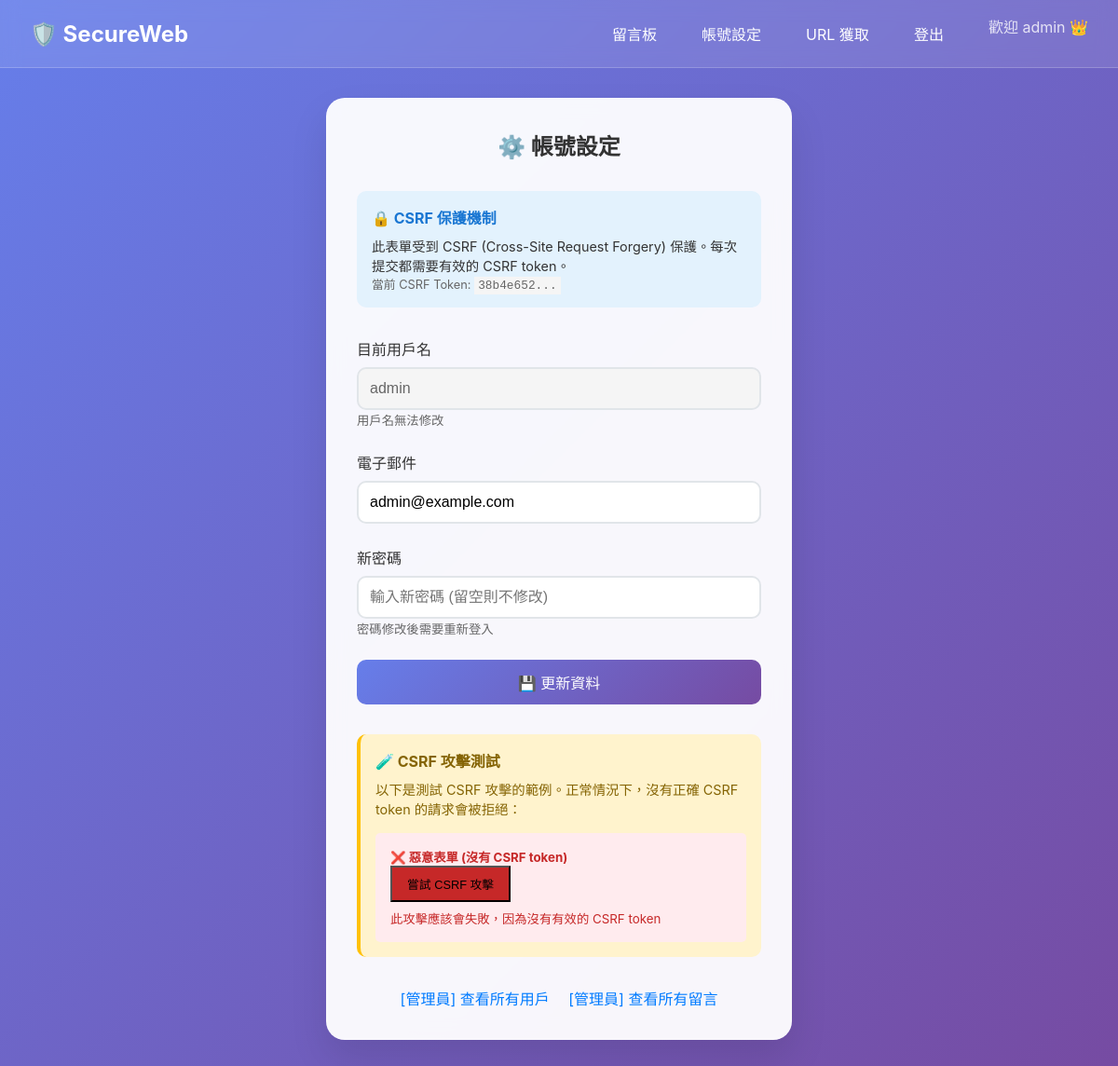
The page /account (signed in) on the database as committed earlier.
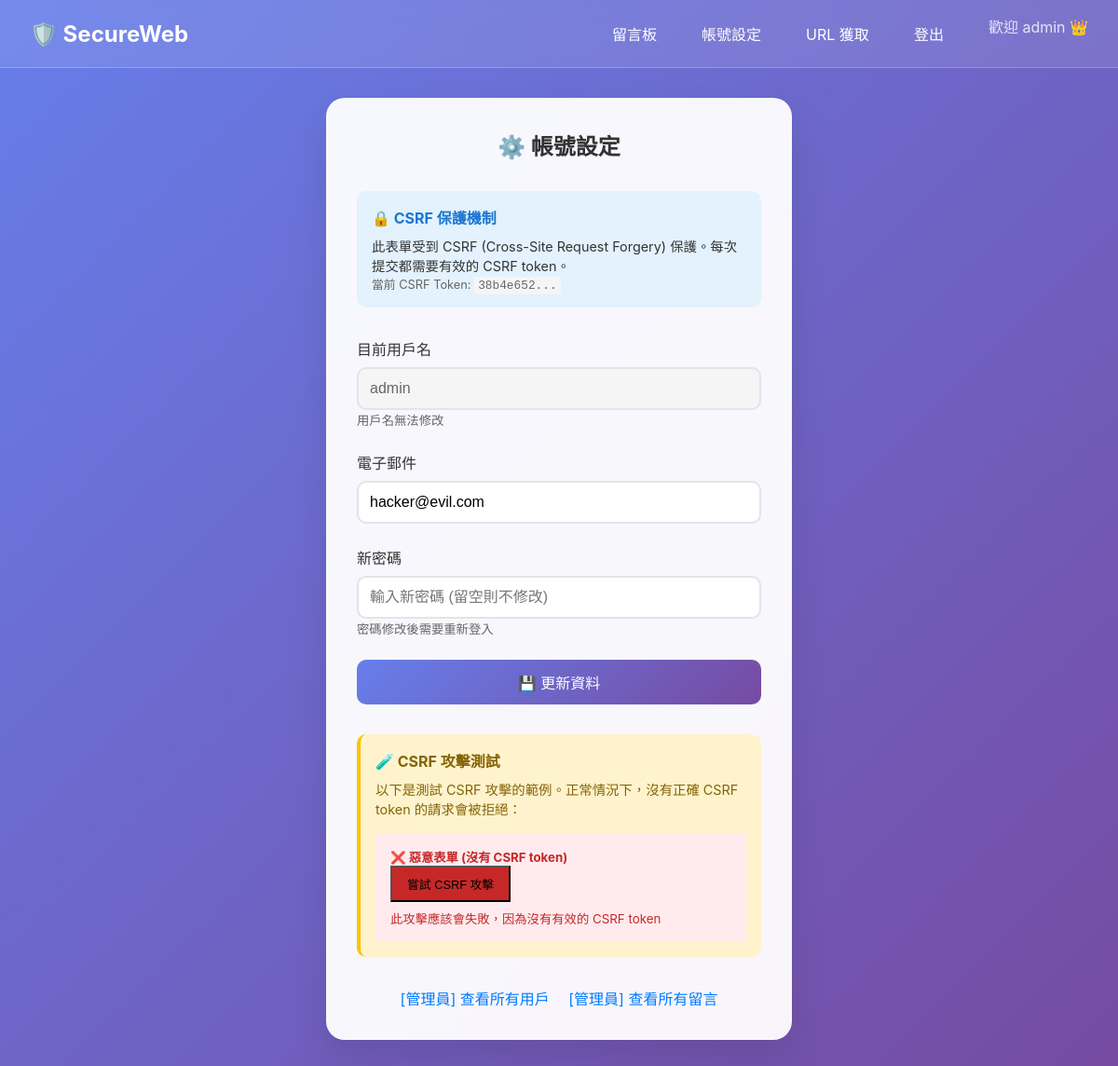
The same page on the database as committed later.
### tables this page shows
CREATE TABLE users (
        id INTEGER PRIMARY KEY AUTOINCREMENT,
        username TEXT UNIQUE NOT NULL,
        password TEXT NOT NULL,
        email TEXT,
        created_at DATETIME DEFAULT CURRENT_TIMESTAMP
    );

### app.py (the view, shortened to what this page needs)
@app.route('/account', methods=['GET', 'POST'])
def account():
    if 'username' not in session:
        return redirect(url_for('login'))
    csrf_token = generate_csrf_token()
    user = get_user(session['username'])
    return render_template('account.html',
                         csrf_token=csrf_token,
                         user=user)

### app.py (called while the page is built)
def get_db_connection():
    conn = sqlite3.connect(DB_PATH)
    conn.row_factory = sqlite3.Row
    return conn

def get_user(username):
    conn = get_db_connection()
    user = conn.execute('SELECT * FROM users WHERE username = ?', (username,)).fetchone()
    conn.close()
    return user

def generate_csrf_token():
    token = secrets.token_hex(16)
    session['csrf_token'] = token
    return token

### templates/account.html (shortened to what this page needs)
<!DOCTYPE html>
<html>
<head>
</head>
<body>
    {% extends "base.html" %}
    {% block content %}
    <div class="card">
        <h2 style="text-align: center; margin-bottom: 2rem; color: #333;">⚙️ 帳號設定</h2>
        <div style="background: #e3f2fd; padding: 1rem; border-radius: 10px; margin-bottom: 2rem;">
            <h4 style="color: #1976d2; margin-bottom: 0.5rem;">🔒 CSRF 保護機制</h4>
            <p style="color: #333; font-size: 0.9rem;">
                此表單受到 CSRF (Cross-Site Request Forgery) 保護。每次提交都需要有效的 CSRF token。
            </p>
            <p style="color: #666; font-size: 0.8rem;">
                當前 CSRF Token: <code style="background: #f5f5f5; padding: 2px 4px;">{{ csrf_token[:8] }}...</code>
            </p>
        </div>
        <form method="POST">
            <div class="form-group">
                <label for="current_username">目前用戶名</label>
                <input type="text" id="current_username" value="{{ user.username }}" disabled
                       style="background: #f5f5f5; color: #666;">
                <small style="color: #666;">用戶名無法修改</small>
            </div>
            <div class="form-group">
                <label for="email">電子郵件</label>
                <input type="email" id="email" name="email" value="{{ user.email or '' }}"
                       placeholder="輸入新的電子郵件地址">
            </div>
            <div class="form-group">
                <label for="new_password">新密碼</label>
                <input type="password" id="new_password" name="new_password"
                       placeholder="輸入新密碼 (留空則不修改)">
                <small style="color: #666;">密碼修改後需要重新登入</small>
            </div>
            <button type="submit" class="btn">💾 更新資料</button>
        </form>
        <div style="margin-top: 2rem; padding: 1rem; background: #fff3cd; border-radius: 10px; border-left: 4px solid #ffc107;">
            <h4 style="color: #856404; margin-bottom: 0.5rem;">🧪 CSRF 攻擊測試</h4>
            <p style="color: #856404; font-size: 0.9rem;">
                以下是測試 CSRF 攻擊的範例。正常情況下，沒有正確 CSRF token 的請求會被拒絕：
            </p>
            <form method="POST" style="margin-top: 1rem; padding: 1rem; background: #ffebee; border-radius: 5px;">
                <h5 style="color: #c62828;">❌ 惡意表單 (沒有 CSRF token)</h5>
                <button type="submit" style="background: #c62828; font-size: 0.8rem; padding: 0.5rem 1rem;">
                    嘗試 CSRF 攻擊
                </button>
                <small style="display: block; color: #c62828; margin-top: 0.5rem;">
                    此攻擊應該會失敗，因為沒有有效的 CSRF token
                </small>
            </form>
        </div>
        {% if user.username == 'admin' %}
        <div style="margin-top: 2rem; text-align: center;">
            <a href="/admin/users" style="color: #007bff; text-decoration: none; margin-right: 1rem;">[管理員] 查看所有用戶</a>
            <a href="/admin/comments" style="color: #007bff; text-decoration: none;">[管理員] 查看所有留言</a>
        </div>
        {% endif %}
    </div>
    {% endblock %}

### templates/base.html (shortened to what this page needs)
<!DOCTYPE html>
<html lang="zh-TW">
<head>
</head>
<body>
    <nav class="navbar">
        <div class="nav-content">
            <a href="/" class="logo">🛡️ SecureWeb</a>
            <div class="nav-links">
                {% if session.username %}
                    <a href="/comment">留言板</a>
                    <a href="/account">帳號設定</a>
                    {% if session.username == 'admin' %}
                        <a href="/fetch">URL 獲取</a>
                    {% endif %}
                    <a href="/logout">登出</a>
                    <span style="color: rgba(255,255,255,0.8); margin-left: 1rem;">
                        歡迎 {{ session.username }}
                        {% if session.username == 'admin' %}
                            <span style="color: #ffd700;">👑</span>
                        {% endif %}
                    </span>
                {% else %}
                    <a href="/login">登入</a>
                {% endif %}
            </div>
        </div>
    </nav>
    <div class="container">
        {% block content %}{% endblock %}
    </div>
</body>
</html>

Rows that differ between the two databases and show on the page:
changed users "admin": email "admin@example.com" → "hacker@evil.com"
